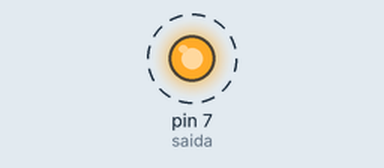
Recording of a sketch running on a simulated Arduino Uno, built with avr-gcc and run on an emulated ATmega328P. On the bench: output pins drawn as LEDs (lit = HIGH). Dashed ring = blinking.

Above: at 0.15 s.
Timing chart, 0 to 5.3 s (numbered marks = the images above):
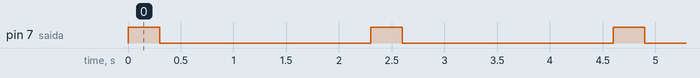

The sketch:

Projeto_074_Solenoide_com_Pulso.ino
```cpp
// Projeto 074 - Solenóide com Pulso
// Arduino Uno | Arduino Neon Lab

int saida=7;
 void setup(){ pinMode(saida,OUTPUT); }
 void loop(){ digitalWrite(saida,HIGH); delay(300); digitalWrite(saida,LOW); delay(2000);
  }
```

Measured:
- by itself, pin 7 (saida): alternates HIGH for 0.30 s and LOW for 2.0 s
